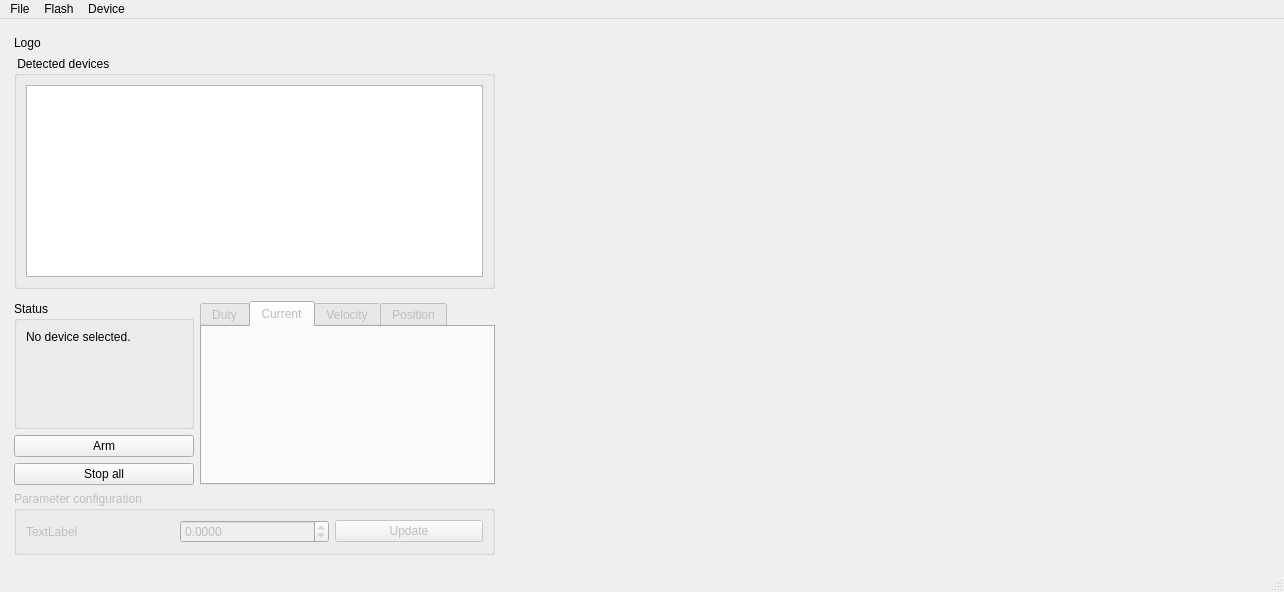
<?xml version="1.0" encoding="UTF-8"?>
<ui version="4.0">
 <class>MainWindow</class>
 <widget class="QMainWindow" name="MainWindow">
  <property name="geometry">
   <rect>
    <x>0</x>
    <y>0</y>
    <width>1284</width>
    <height>592</height>
   </rect>
  </property>
  <property name="windowTitle">
   <string>MLRSv2</string>
  </property>
  <property name="windowIcon">
   <iconset>
    <normaloff>assets/roboszpon-black.png</normaloff>assets/roboszpon-black.png</iconset>
  </property>
  <widget class="QWidget" name="centralwidget">
   <layout class="QGridLayout" name="gridLayout">
    <item row="0" column="3" rowspan="12">
     <widget class="QWidget" name="plotView" native="true">
      <property name="enabled">
       <bool>false</bool>
      </property>
      <property name="sizePolicy">
       <sizepolicy hsizetype="Expanding" vsizetype="Expanding">
        <horstretch>0</horstretch>
        <verstretch>0</verstretch>
       </sizepolicy>
      </property>
     </widget>
    </item>
    <item row="4" column="1" rowspan="4">
     <widget class="QGroupBox" name="groupBox_3">
      <property name="minimumSize">
       <size>
        <width>180</width>
        <height>0</height>
       </size>
      </property>
      <property name="title">
       <string>Status</string>
      </property>
      <layout class="QVBoxLayout" name="verticalLayout">
       <item>
        <widget class="QLabel" name="connectionLabel">
         <property name="sizePolicy">
          <sizepolicy hsizetype="Minimum" vsizetype="Preferred">
           <horstretch>0</horstretch>
           <verstretch>0</verstretch>
          </sizepolicy>
         </property>
         <property name="text">
          <string>No device selected.</string>
         </property>
        </widget>
       </item>
       <item>
        <widget class="QLabel" name="stateLabel">
         <property name="sizePolicy">
          <sizepolicy hsizetype="Minimum" vsizetype="Preferred">
           <horstretch>0</horstretch>
           <verstretch>0</verstretch>
          </sizepolicy>
         </property>
         <property name="text">
          <string/>
         </property>
        </widget>
       </item>
       <item>
        <widget class="QLabel" name="flagsLabel">
         <property name="sizePolicy">
          <sizepolicy hsizetype="Minimum" vsizetype="Preferred">
           <horstretch>0</horstretch>
           <verstretch>0</verstretch>
          </sizepolicy>
         </property>
         <property name="text">
          <string/>
         </property>
        </widget>
       </item>
       <item>
        <spacer name="verticalSpacer_2">
         <property name="orientation">
          <enum>Qt::Vertical</enum>
         </property>
         <property name="sizeHint" stdset="0">
          <size>
           <width>20</width>
           <height>40</height>
          </size>
         </property>
        </spacer>
       </item>
      </layout>
     </widget>
    </item>
    <item row="4" column="0">
     <spacer name="verticalSpacer">
      <property name="orientation">
       <enum>Qt::Vertical</enum>
      </property>
      <property name="sizeHint" stdset="0">
       <size>
        <width>5</width>
        <height>40</height>
       </size>
      </property>
     </spacer>
    </item>
    <item row="8" column="1">
     <widget class="QPushButton" name="armButton">
      <property name="text">
       <string>Arm</string>
      </property>
     </widget>
    </item>
    <item row="1" column="1">
     <widget class="QLabel" name="logoLabel">
      <property name="text">
       <string>Logo</string>
      </property>
     </widget>
    </item>
    <item row="2" column="1" colspan="2">
     <widget class="QGroupBox" name="groupBox">
      <property name="title">
       <string> Detected devices</string>
      </property>
      <layout class="QGridLayout" name="gridLayout_2">
       <item row="1" column="1">
        <widget class="QListView" name="deviceListView">
         <property name="sizePolicy">
          <sizepolicy hsizetype="Minimum" vsizetype="Minimum">
           <horstretch>0</horstretch>
           <verstretch>0</verstretch>
          </sizepolicy>
         </property>
        </widget>
       </item>
      </layout>
     </widget>
    </item>
    <item row="9" column="1">
     <widget class="QPushButton" name="stopAllButton">
      <property name="text">
       <string>Stop all</string>
      </property>
     </widget>
    </item>
    <item row="11" column="1">
     <spacer name="verticalSpacer_3">
      <property name="orientation">
       <enum>Qt::Vertical</enum>
      </property>
      <property name="sizeHint" stdset="0">
       <size>
        <width>20</width>
        <height>1</height>
       </size>
      </property>
     </spacer>
    </item>
    <item row="0" column="1">
     <spacer name="horizontalSpacer">
      <property name="orientation">
       <enum>Qt::Horizontal</enum>
      </property>
      <property name="sizeType">
       <enum>QSizePolicy::Minimum</enum>
      </property>
      <property name="sizeHint" stdset="0">
       <size>
        <width>40</width>
        <height>2</height>
       </size>
      </property>
     </spacer>
    </item>
    <item row="4" column="2" rowspan="6">
     <widget class="QTabWidget" name="setpointGroup">
      <property name="enabled">
       <bool>false</bool>
      </property>
      <property name="sizePolicy">
       <sizepolicy hsizetype="Preferred" vsizetype="Expanding">
        <horstretch>0</horstretch>
        <verstretch>0</verstretch>
       </sizepolicy>
      </property>
      <property name="minimumSize">
       <size>
        <width>295</width>
        <height>0</height>
       </size>
      </property>
      <property name="currentIndex">
       <number>1</number>
      </property>
      <widget class="QWidget" name="tab_4">
       <attribute name="title">
        <string>Duty</string>
       </attribute>
       <layout class="QGridLayout" name="gridLayout_3">
        <item row="0" column="0">
         <widget class="QGroupBox" name="groupBox_2">
          <property name="sizePolicy">
           <sizepolicy hsizetype="MinimumExpanding" vsizetype="MinimumExpanding">
            <horstretch>0</horstretch>
            <verstretch>0</verstretch>
           </sizepolicy>
          </property>
          <property name="title">
           <string>Setpoint</string>
          </property>
          <layout class="QGridLayout" name="gridLayout_4">
           <item row="0" column="0">
            <widget class="QDoubleSpinBox" name="dutySpinBox">
             <property name="enabled">
              <bool>false</bool>
             </property>
             <property name="minimum">
              <double>-1.000000000000000</double>
             </property>
             <property name="maximum">
              <double>1.000000000000000</double>
             </property>
             <property name="singleStep">
              <double>0.100000000000000</double>
             </property>
            </widget>
           </item>
           <item row="0" column="1">
            <widget class="QPushButton" name="dutyButton">
             <property name="text">
              <string>Send</string>
             </property>
            </widget>
           </item>
          </layout>
         </widget>
        </item>
       </layout>
      </widget>
      <widget class="QWidget" name="tab">
       <attribute name="title">
        <string>Current</string>
       </attribute>
      </widget>
      <widget class="QWidget" name="tab_3">
       <attribute name="title">
        <string>Velocity</string>
       </attribute>
       <widget class="QGroupBox" name="groupBox_4">
        <property name="geometry">
         <rect>
          <x>20</x>
          <y>10</y>
          <width>179</width>
          <height>70</height>
         </rect>
        </property>
        <property name="title">
         <string>Setpoint</string>
        </property>
        <layout class="QGridLayout" name="gridLayout_6">
         <item row="0" column="1">
          <widget class="QPushButton" name="velocityButton">
           <property name="text">
            <string>Send</string>
           </property>
          </widget>
         </item>
         <item row="0" column="0">
          <widget class="QDoubleSpinBox" name="velocitySpinBox">
           <property name="minimum">
            <double>-100.000000000000000</double>
           </property>
           <property name="maximum">
            <double>100.000000000000000</double>
           </property>
           <property name="singleStep">
            <double>0.500000000000000</double>
           </property>
          </widget>
         </item>
        </layout>
       </widget>
      </widget>
      <widget class="QWidget" name="tab_2">
       <attribute name="title">
        <string>Position</string>
       </attribute>
       <widget class="QGroupBox" name="groupBox_5">
        <property name="geometry">
         <rect>
          <x>10</x>
          <y>10</y>
          <width>179</width>
          <height>70</height>
         </rect>
        </property>
        <property name="title">
         <string>Setpoint</string>
        </property>
        <layout class="QGridLayout" name="gridLayout_7">
         <item row="0" column="1">
          <widget class="QPushButton" name="positionButton">
           <property name="text">
            <string>Send</string>
           </property>
          </widget>
         </item>
         <item row="0" column="0">
          <widget class="QDoubleSpinBox" name="positionSpinBox">
           <property name="minimum">
            <double>-100.000000000000000</double>
           </property>
           <property name="maximum">
            <double>100.000000000000000</double>
           </property>
           <property name="singleStep">
            <double>0.100000000000000</double>
           </property>
          </widget>
         </item>
        </layout>
       </widget>
      </widget>
     </widget>
    </item>
    <item row="10" column="1" colspan="2">
     <widget class="QGroupBox" name="parameterConfigurationGroup">
      <property name="enabled">
       <bool>false</bool>
      </property>
      <property name="sizePolicy">
       <sizepolicy hsizetype="Preferred" vsizetype="Preferred">
        <horstretch>0</horstretch>
        <verstretch>0</verstretch>
       </sizepolicy>
      </property>
      <property name="title">
       <string>Parameter configuration</string>
      </property>
      <layout class="QHBoxLayout" name="horizontalLayout">
       <item>
        <widget class="QLabel" name="label">
         <property name="text">
          <string>TextLabel</string>
         </property>
        </widget>
       </item>
       <item>
        <widget class="QDoubleSpinBox" name="parameterSpinBox">
         <property name="readOnly">
          <bool>false</bool>
         </property>
         <property name="decimals">
          <number>4</number>
         </property>
         <property name="minimum">
          <double>-2137.000000000000000</double>
         </property>
         <property name="maximum">
          <double>2137.000000000000000</double>
         </property>
        </widget>
       </item>
       <item>
        <widget class="QPushButton" name="parameterUpdateButton">
         <property name="text">
          <string>Update</string>
         </property>
        </widget>
       </item>
      </layout>
     </widget>
    </item>
   </layout>
  </widget>
  <widget class="QStatusBar" name="statusbar"/>
  <widget class="QMenuBar" name="menubar">
   <property name="geometry">
    <rect>
     <x>0</x>
     <y>0</y>
     <width>1284</width>
     <height>22</height>
    </rect>
   </property>
   <widget class="QMenu" name="menuFile">
    <property name="title">
     <string>File</string>
    </property>
    <addaction name="actionCommit_configuratio"/>
    <addaction name="actionRestore_configuratio"/>
    <addaction name="actionFactory_setting"/>
   </widget>
   <widget class="QMenu" name="menuConfiguration">
    <property name="title">
     <string>Flash</string>
    </property>
    <addaction name="actionCommit_configuration"/>
    <addaction name="actionRestore_configuration"/>
    <addaction name="separator"/>
    <addaction name="actionFactory_settings"/>
   </widget>
   <widget class="QMenu" name="menuDevice">
    <property name="title">
     <string>Device</string>
    </property>
    <addaction name="actionSoftware_reset"/>
   </widget>
   <addaction name="menuFile"/>
   <addaction name="menuConfiguration"/>
   <addaction name="menuDevice"/>
  </widget>
  <action name="actionConnect_roboszpon">
   <property name="text">
    <string>Connect roboszpon</string>
   </property>
  </action>
  <action name="actionCommit_configuratio">
   <property name="text">
    <string>Save</string>
   </property>
  </action>
  <action name="actionRestore_configuratio">
   <property name="text">
    <string>Save as...</string>
   </property>
  </action>
  <action name="actionFactory_setting">
   <property name="text">
    <string>Open...</string>
   </property>
  </action>
  <action name="actionCommit_configuration">
   <property name="text">
    <string>Commit configuration</string>
   </property>
  </action>
  <action name="actionRestore_configuration">
   <property name="text">
    <string>Restore configuration</string>
   </property>
  </action>
  <action name="actionFactory_settings">
   <property name="text">
    <string>Restore factory values</string>
   </property>
  </action>
  <action name="actionSoftware_reset">
   <property name="text">
    <string>Software reset</string>
   </property>
  </action>
  <action name="actionOVERHEAT_TEMPERATURE">
   <property name="text">
    <string>OVERHEAT_TEMPERATURE</string>
   </property>
  </action>
  <action name="actionNO_OVERHEAT_TEMPERATURE">
   <property name="text">
    <string>NO_OVERHEAT_TEMPERATURE</string>
   </property>
  </action>
  <action name="actionPPID_Kp">
   <property name="text">
    <string>PPID_Kp</string>
   </property>
  </action>
  <action name="actionPPID_Ki">
   <property name="text">
    <string>PPID_Ki</string>
   </property>
  </action>
  <action name="actionPPID_KD">
   <property name="text">
    <string>PPID_Kd</string>
   </property>
  </action>
  <action name="actionPPID_deadzone">
   <property name="text">
    <string>PPID_deadzone</string>
   </property>
  </action>
  <action name="actionVPID_Kp">
   <property name="text">
    <string>VPID_Kp</string>
   </property>
  </action>
  <action name="actionVPID_Ki">
   <property name="text">
    <string>VPID_Ki</string>
   </property>
  </action>
  <action name="actionVPID_Kd">
   <property name="text">
    <string>VPID_Kd</string>
   </property>
  </action>
  <action name="actionVPID_deadzone">
   <property name="text">
    <string>VPID_deadzone</string>
   </property>
  </action>
  <action name="actionVPID_dUmax">
   <property name="text">
    <string>VPID_dUmax</string>
   </property>
  </action>
  <action name="actionENCODER_ZERO">
   <property name="text">
    <string>ENCODER_ZERO</string>
   </property>
  </action>
  <action name="actionENCODER_FILTER_WINDOW">
   <property name="text">
    <string>ENCODER_FILTER_WINDOW</string>
   </property>
  </action>
  <action name="actionINVERT_ENCODER">
   <property name="text">
    <string>INVERT_ENCODER</string>
   </property>
  </action>
  <action name="actionDISABLE_ENCODER_ERRORS">
   <property name="text">
    <string>DISABLE_ENCODER_ERRORS</string>
   </property>
  </action>
  <action name="actionENCODER_ZERO_2">
   <property name="text">
    <string>ENCODER_ZERO</string>
   </property>
  </action>
  <action name="actionENCODER_FILTER_WINDOW_2">
   <property name="text">
    <string>ENCODER_FILTER_WINDOW</string>
   </property>
  </action>
  <action name="actionINVERT_ENCODER_2">
   <property name="text">
    <string>INVERT_ENCODER</string>
   </property>
  </action>
  <action name="actionDISABLE_ENCODER_ERRORS_2">
   <property name="text">
    <string>DISABLE_ENCODER_ERRORS</string>
   </property>
  </action>
  <action name="actionAXIS_OFFSET">
   <property name="text">
    <string>AXIS_OFFSET</string>
   </property>
  </action>
  <action name="actionINVERT_AXIS">
   <property name="text">
    <string>INVERT_AXIS</string>
   </property>
  </action>
  <action name="actionCURRENT_FeedForward">
   <property name="text">
    <string>CURRENT_FeedForward</string>
   </property>
  </action>
  <action name="actionMIN_CURRENT">
   <property name="text">
    <string>MIN_CURRENT</string>
   </property>
  </action>
  <action name="actionMAX_CURRENT">
   <property name="text">
    <string>MAX_CURRENT</string>
   </property>
  </action>
  <action name="actionIIR_VALUE_CURMEAS">
   <property name="text">
    <string>IIR_VALUE_CURMEAS</string>
   </property>
  </action>
  <action name="actionIIR_VALUE_VELMAS">
   <property name="text">
    <string>IIR_VALUE_VELMAS</string>
   </property>
  </action>
  <action name="actionIIR_VALUE_PPIDU">
   <property name="text">
    <string>IIR_VALUE_PPIDU</string>
   </property>
  </action>
  <action name="actionIIR_VALUE_VIPDU">
   <property name="text">
    <string>IIR_VALUE_VIPDU</string>
   </property>
  </action>
  <action name="actionIIR_VALUE_CPIDU">
   <property name="text">
    <string>IIR_VALUE_CPIDU</string>
   </property>
  </action>
  <action name="actionDUTY_DEADZONE">
   <property name="text">
    <string>DUTY_DEADZONE</string>
   </property>
  </action>
  <action name="actionMAX_DUTY">
   <property name="text">
    <string>MAX_DUTY</string>
   </property>
  </action>
  <action name="actionMIN_DUTY">
   <property name="text">
    <string>MIN_DUTY</string>
   </property>
  </action>
  <action name="actionMIN_POSITION">
   <property name="text">
    <string>MIN_POSITION</string>
   </property>
  </action>
  <action name="actionMAX_POSITION">
   <property name="text">
    <string>MAX_POSITION</string>
   </property>
  </action>
  <action name="actionMIN_VELOCITY">
   <property name="text">
    <string>MIN_VELOCITY</string>
   </property>
  </action>
  <action name="actionMAX_VELOCITY">
   <property name="text">
    <string>MAX_VELOCITY</string>
   </property>
  </action>
  <action name="actionCOMMAND_TIMEOUT">
   <property name="text">
    <string>COMMAND_TIMEOUT</string>
   </property>
  </action>
  <action name="actionREPORT_RATE">
   <property name="text">
    <string>REPORT_RATE</string>
   </property>
  </action>
 </widget>
 <resources/>
 <connections/>
</ui>
